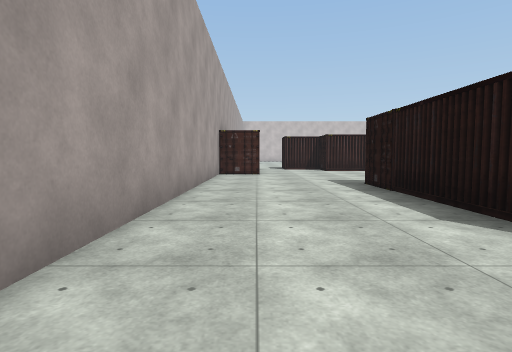
[1] (above)

24 first-person views from a walk through a scene from a Unity 3-D project. The camera is 1.3 m above the floor, tilts 4° down and sees 80° across. The floor is counted in squares, 2 m on a side. Each view is taken from the middle of a square. On the plan, view 1 faces up. The plan holds only what a view shows up to about 10 squares ahead; the rest is blank. The player is left out. Some surface patterns are stand-ins.

[2]
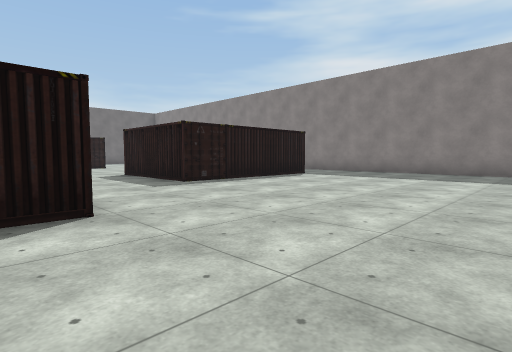

[3]
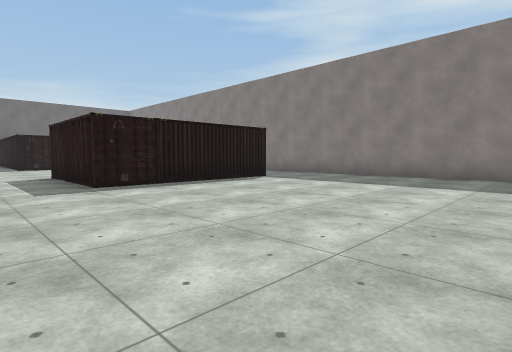

[4]
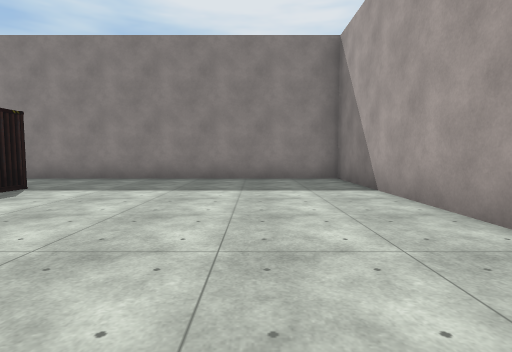

[5]
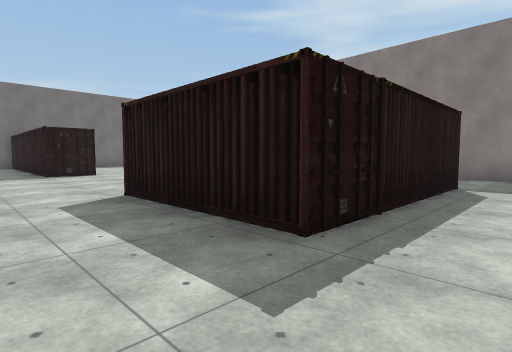

[6]
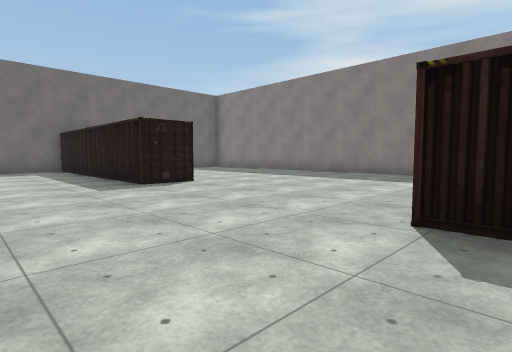

[7]
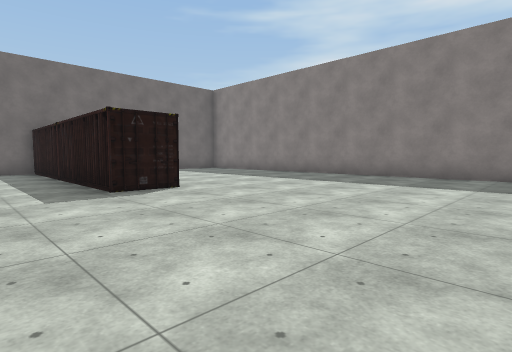

[8]
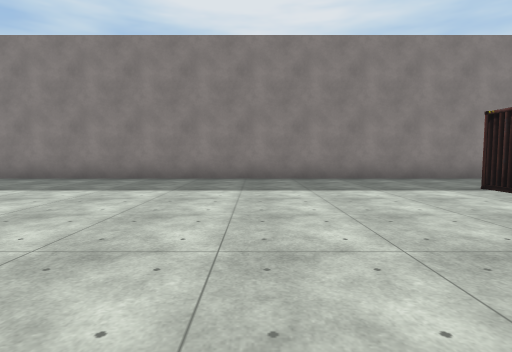

[9]
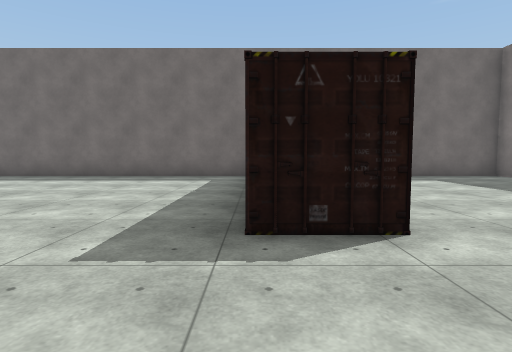

[10]
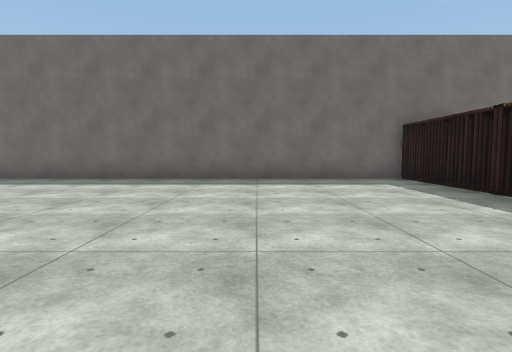

[11]
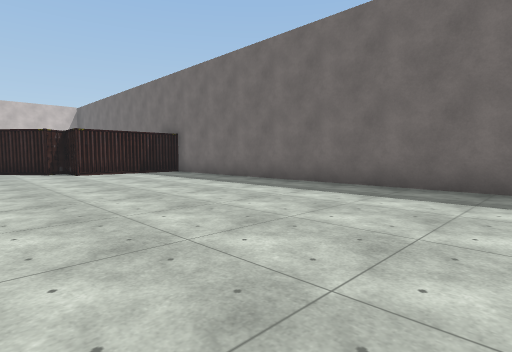

[12]
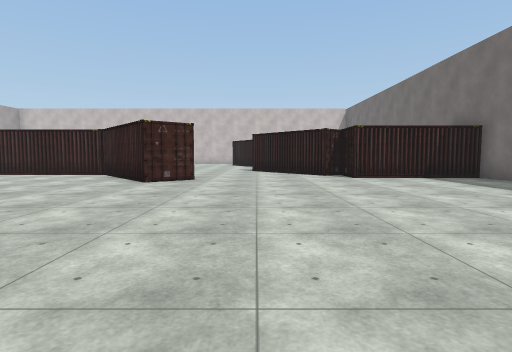

[13]
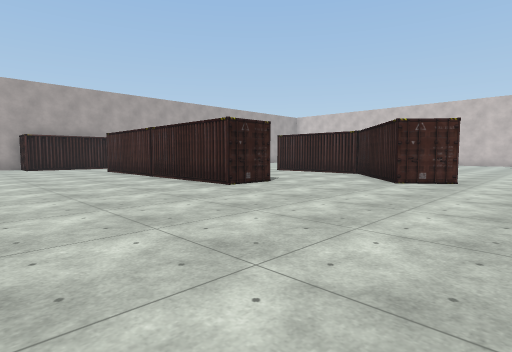

[14]
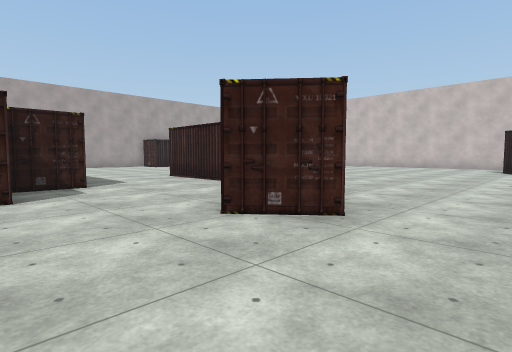

[15]
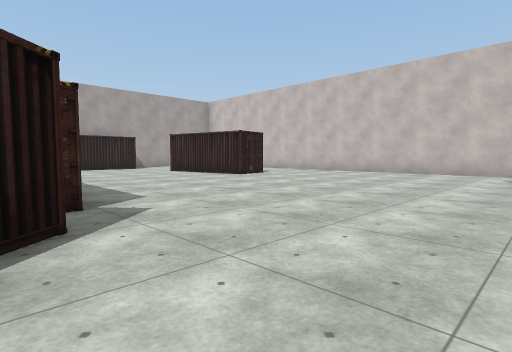

[16]
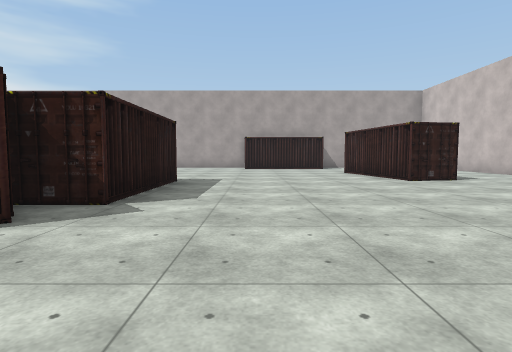

[17]
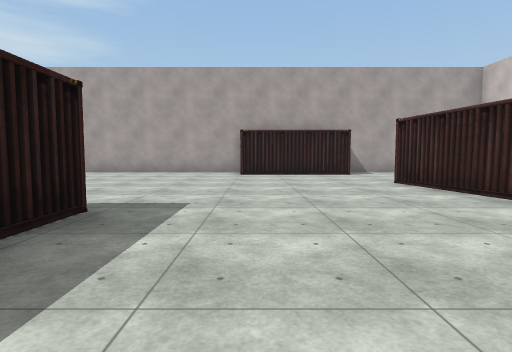

[18]
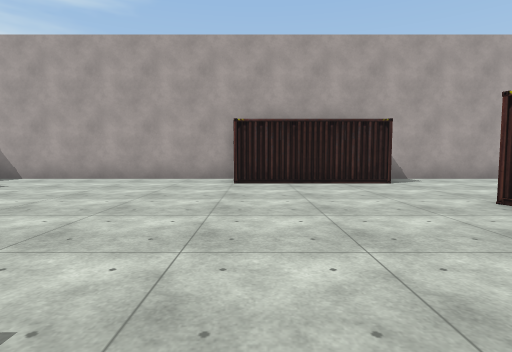

[19]
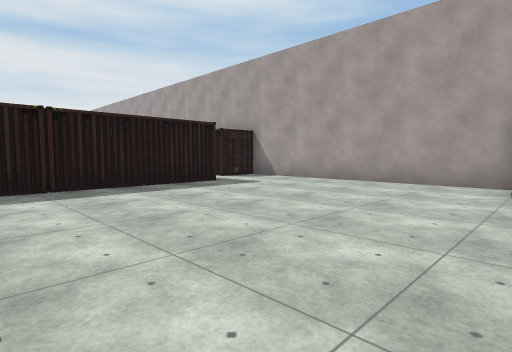

[20]
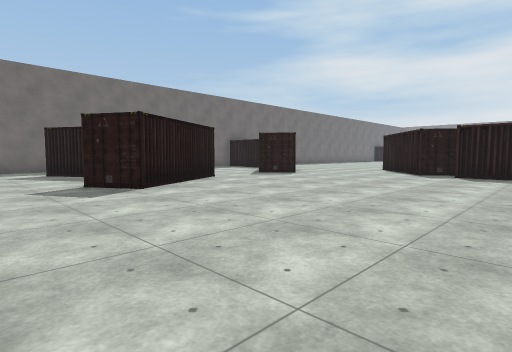

[21]
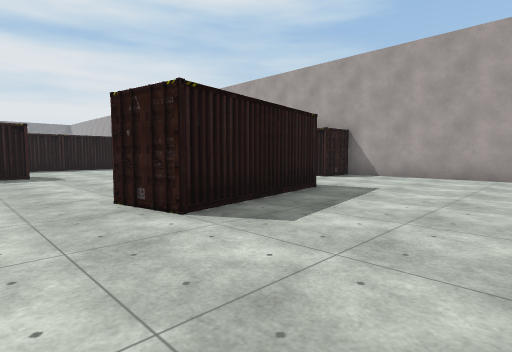

[22]
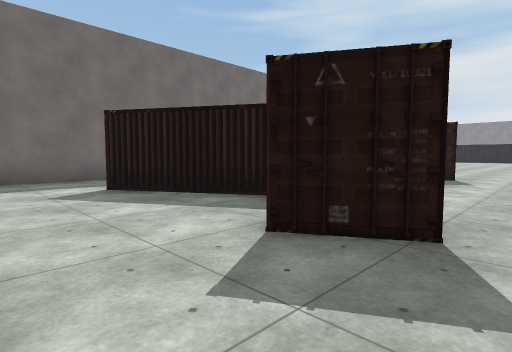

[23]
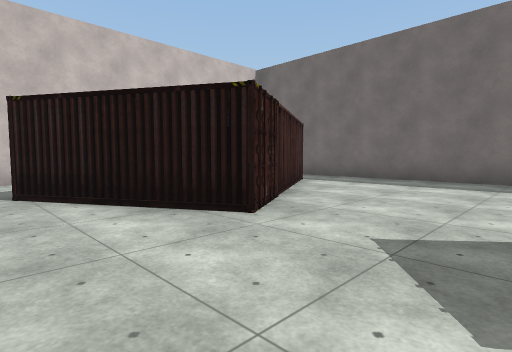

[24]
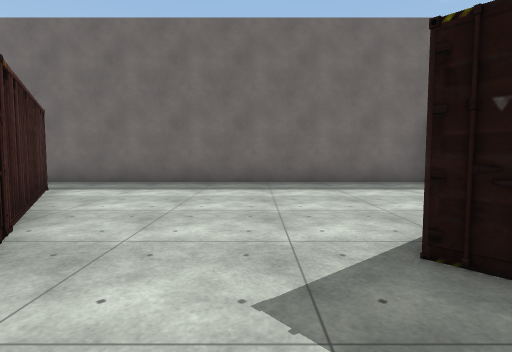

### Floor plan
Key: @ floor where view 1 was taken; # wall or solid block; . floor; C container.
Columns run from 2 left of view 1 to 22 right of it. Each row starts with its distance up from view 1.
 29      ................
 28 #.......................#
 27 #................#......#
 26 #......##.......##.C##..#
 25 #....###C........####...#
 24  ##..............#C.....#
 23   #.....................#
 22   #.....................#
 21  C#...............C.....#
 20 #................C .....#
 19 #........####.....## ...#
 18 #........C####.....##CC.#
 17 #............##.....#####
 16 #.............#C........#
 15 #...CCC. .....C.........#
 14 #...   C  #.............#
 13   #     C   C...........#
 12        .................#
 11       ..................#
 10  C .....................#
  9 #.......................#
  8 #.....      ............#
  7 #....            .......#
  6 #....#           .......#
  5 #....#           .......#
  4 #....#C         ........#
  3 #....#C        .........#
  2 #....#.   ..............#
  1  .......................#
  0  .@.....................#
 -1  .......####.....CCC#CC##
 -2  .......# CC.....#   CC
 -3 #......C#C..........
 -4 #.......#............
 -5 #......C C.............
 -6 #.......................#
 -7 #................... ...#
 -8 #...................  ..#
 -9 #####################  ##

Positions as (right, up) in squares from view 1, and headings:
1: (0, 0), facing up
2: (-1, 3), facing down-right
3: (-1, 1), facing down-right
4: (1, 0), facing down
5: (4, 1), facing down-right
6: (8, 2), facing down-right
7: (9, 1), facing down-right
8: (11, 0), facing down
9: (12, -1), facing right
10: (13, 3), facing right
11: (15, 6), facing up-right
12: (15, 8), facing up
13: (15, 8), facing up-left
14: (15, 13), facing up-left
15: (14, 18), facing up-left
16: (14, 21), facing left
17: (10, 21), facing left
18: (7, 21), facing left
19: (6, 21), facing down-left
20: (8, 29), facing down-right
21: (8, 29), facing down-left
22: (13, 29), facing down-right
23: (13, 21), facing up-right
24: (14, 22), facing right
